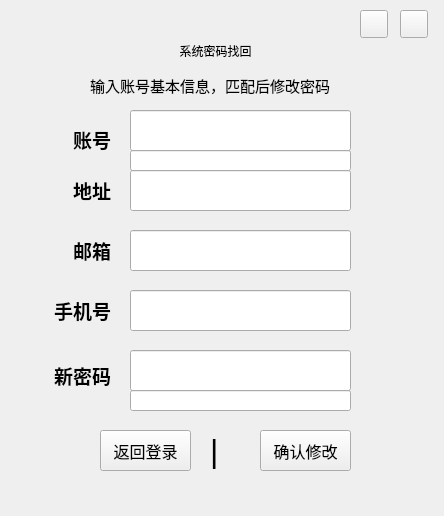
<?xml version="1.0" encoding="UTF-8"?>
<ui version="4.0">
 <class>ForgetPwd</class>
 <widget class="QWidget" name="ForgetPwd">
  <property name="geometry">
   <rect>
    <x>0</x>
    <y>0</y>
    <width>444</width>
    <height>516</height>
   </rect>
  </property>
  <property name="windowTitle">
   <string>Form</string>
  </property>
  <widget class="QPushButton" name="returnLogBtn">
   <property name="geometry">
    <rect>
     <x>100</x>
     <y>430</y>
     <width>91</width>
     <height>41</height>
    </rect>
   </property>
   <property name="styleSheet">
    <string notr="true">font-size: 16px;</string>
   </property>
   <property name="text">
    <string>返回登录</string>
   </property>
  </widget>
  <widget class="QLabel" name="label">
   <property name="geometry">
    <rect>
     <x>90</x>
     <y>70</y>
     <width>301</width>
     <height>31</height>
    </rect>
   </property>
   <property name="text">
    <string>&lt;html&gt;&lt;head/&gt;&lt;body&gt;&lt;p&gt;&lt;span style=&quot; font-size:11pt;&quot;&gt;输入账号基本信息，匹配后修改密码&lt;/span&gt;&lt;/p&gt;&lt;/body&gt;&lt;/html&gt;</string>
   </property>
  </widget>
  <widget class="QPushButton" name="closeBtn">
   <property name="geometry">
    <rect>
     <x>400</x>
     <y>10</y>
     <width>28</width>
     <height>28</height>
    </rect>
   </property>
   <property name="styleSheet">
    <string notr="true">border-image: url(:/images/bin/images/btn_close_n.png);</string>
   </property>
   <property name="text">
    <string/>
   </property>
  </widget>
  <widget class="QLabel" name="PhoneNum">
   <property name="geometry">
    <rect>
     <x>20</x>
     <y>280</y>
     <width>91</width>
     <height>61</height>
    </rect>
   </property>
   <property name="font">
    <font>
     <family>HarmonyOS Sans SC</family>
     <weight>75</weight>
     <bold>true</bold>
    </font>
   </property>
   <property name="text">
    <string>&lt;html&gt;&lt;head/&gt;&lt;body&gt;&lt;p align=&quot;right&quot;&gt;&lt;span style=&quot; font-size:14pt; font-weight:600;&quot;&gt;手机号&lt;/span&gt;&lt;/p&gt;&lt;/body&gt;&lt;/html&gt;</string>
   </property>
  </widget>
  <widget class="QLineEdit" name="AllError">
   <property name="geometry">
    <rect>
     <x>130</x>
     <y>390</y>
     <width>221</width>
     <height>21</height>
    </rect>
   </property>
   <property name="styleSheet">
    <string notr="true">color: red;</string>
   </property>
  </widget>
  <widget class="QLineEdit" name="PhoneNumEdit">
   <property name="geometry">
    <rect>
     <x>130</x>
     <y>230</y>
     <width>221</width>
     <height>41</height>
    </rect>
   </property>
   <property name="styleSheet">
    <string notr="true">font: 10pt &quot;HarmonyOS Sans SC&quot;;</string>
   </property>
  </widget>
  <widget class="QLabel" name="UserName">
   <property name="geometry">
    <rect>
     <x>50</x>
     <y>114</y>
     <width>61</width>
     <height>51</height>
    </rect>
   </property>
   <property name="font">
    <font>
     <family>HarmonyOS Sans SC</family>
     <weight>75</weight>
     <bold>true</bold>
    </font>
   </property>
   <property name="text">
    <string>&lt;html&gt;&lt;head/&gt;&lt;body&gt;&lt;p align=&quot;right&quot;&gt;&lt;span style=&quot; font-size:14pt; font-weight:600;&quot;&gt;账号&lt;/span&gt;&lt;/p&gt;&lt;/body&gt;&lt;/html&gt;</string>
   </property>
  </widget>
  <widget class="QLineEdit" name="AddrEdit">
   <property name="geometry">
    <rect>
     <x>130</x>
     <y>350</y>
     <width>221</width>
     <height>41</height>
    </rect>
   </property>
   <property name="styleSheet">
    <string notr="true">font: 10pt &quot;HarmonyOS Sans SC&quot;;</string>
   </property>
  </widget>
  <widget class="QLabel" name="LoginEdit">
   <property name="geometry">
    <rect>
     <x>90</x>
     <y>20</y>
     <width>251</width>
     <height>61</height>
    </rect>
   </property>
   <property name="styleSheet">
    <string notr="true">
font: 20pt &quot;黑体&quot;;
</string>
   </property>
   <property name="text">
    <string>系统密码找回</string>
   </property>
   <property name="alignment">
    <set>Qt::AlignCenter</set>
   </property>
  </widget>
  <widget class="QWidget" name="backwidget" native="true">
   <property name="geometry">
    <rect>
     <x>-10</x>
     <y>480</y>
     <width>451</width>
     <height>501</height>
    </rect>
   </property>
  </widget>
  <widget class="QLineEdit" name="EmailEdit">
   <property name="geometry">
    <rect>
     <x>130</x>
     <y>290</y>
     <width>221</width>
     <height>41</height>
    </rect>
   </property>
   <property name="styleSheet">
    <string notr="true">font: 10pt &quot;HarmonyOS Sans SC&quot;;</string>
   </property>
  </widget>
  <widget class="QPushButton" name="createBtn">
   <property name="geometry">
    <rect>
     <x>260</x>
     <y>430</y>
     <width>91</width>
     <height>41</height>
    </rect>
   </property>
   <property name="styleSheet">
    <string notr="true">font-size: 16px;</string>
   </property>
   <property name="text">
    <string>确认修改</string>
   </property>
  </widget>
  <widget class="QWidget" name="loginwidget" native="true">
   <property name="geometry">
    <rect>
     <x>60</x>
     <y>20</y>
     <width>61</width>
     <height>61</height>
    </rect>
   </property>
  </widget>
  <widget class="QLabel" name="Address">
   <property name="geometry">
    <rect>
     <x>40</x>
     <y>160</y>
     <width>71</width>
     <height>61</height>
    </rect>
   </property>
   <property name="font">
    <font>
     <family>HarmonyOS Sans SC</family>
     <weight>75</weight>
     <bold>true</bold>
    </font>
   </property>
   <property name="text">
    <string>&lt;html&gt;&lt;head/&gt;&lt;body&gt;&lt;p align=&quot;right&quot;&gt;&lt;span style=&quot; font-size:14pt; font-weight:600;&quot;&gt;地址&lt;/span&gt;&lt;/p&gt;&lt;/body&gt;&lt;/html&gt;</string>
   </property>
  </widget>
  <widget class="QPushButton" name="minisizeBtn">
   <property name="geometry">
    <rect>
     <x>360</x>
     <y>10</y>
     <width>28</width>
     <height>28</height>
    </rect>
   </property>
   <property name="styleSheet">
    <string notr="true">border-image: url(:/images/bin/images/btn_min_n.png);</string>
   </property>
   <property name="text">
    <string/>
   </property>
  </widget>
  <widget class="QLabel" name="Email">
   <property name="geometry">
    <rect>
     <x>40</x>
     <y>220</y>
     <width>71</width>
     <height>61</height>
    </rect>
   </property>
   <property name="font">
    <font>
     <family>HarmonyOS Sans SC</family>
     <weight>75</weight>
     <bold>true</bold>
    </font>
   </property>
   <property name="text">
    <string>&lt;html&gt;&lt;head/&gt;&lt;body&gt;&lt;p align=&quot;right&quot;&gt;&lt;span style=&quot; font-size:14pt; font-weight:600;&quot;&gt;邮箱&lt;/span&gt;&lt;/p&gt;&lt;/body&gt;&lt;/html&gt;</string>
   </property>
  </widget>
  <widget class="QLineEdit" name="NameError">
   <property name="geometry">
    <rect>
     <x>130</x>
     <y>150</y>
     <width>221</width>
     <height>21</height>
    </rect>
   </property>
   <property name="layoutDirection">
    <enum>Qt::LeftToRight</enum>
   </property>
   <property name="autoFillBackground">
    <bool>false</bool>
   </property>
   <property name="styleSheet">
    <string notr="true">color: rgb(255, 0, 0);</string>
   </property>
  </widget>
  <widget class="QLabel" name="Password">
   <property name="geometry">
    <rect>
     <x>30</x>
     <y>350</y>
     <width>81</width>
     <height>51</height>
    </rect>
   </property>
   <property name="font">
    <font>
     <family>HarmonyOS Sans SC</family>
     <weight>75</weight>
     <bold>true</bold>
    </font>
   </property>
   <property name="text">
    <string>&lt;html&gt;&lt;head/&gt;&lt;body&gt;&lt;p align=&quot;right&quot;&gt;&lt;span style=&quot; font-size:14pt;&quot;&gt;新密码&lt;/span&gt;&lt;/p&gt;&lt;/body&gt;&lt;/html&gt;</string>
   </property>
  </widget>
  <widget class="QLineEdit" name="NameEdit">
   <property name="geometry">
    <rect>
     <x>130</x>
     <y>110</y>
     <width>221</width>
     <height>41</height>
    </rect>
   </property>
   <property name="styleSheet">
    <string notr="true">font: 10pt &quot;HarmonyOS Sans SC&quot;;</string>
   </property>
  </widget>
  <widget class="QLineEdit" name="PasswordEdit">
   <property name="geometry">
    <rect>
     <x>130</x>
     <y>170</y>
     <width>221</width>
     <height>41</height>
    </rect>
   </property>
   <property name="styleSheet">
    <string notr="true">font: 10pt &quot;HarmonyOS Sans SC&quot;;</string>
   </property>
  </widget>
  <widget class="QLabel" name="labelLog">
   <property name="geometry">
    <rect>
     <x>210</x>
     <y>420</y>
     <width>21</width>
     <height>61</height>
    </rect>
   </property>
   <property name="styleSheet">
    <string notr="true">font: 24pt ;</string>
   </property>
   <property name="text">
    <string>|</string>
   </property>
  </widget>
 </widget>
 <resources/>
 <connections/>
</ui>
